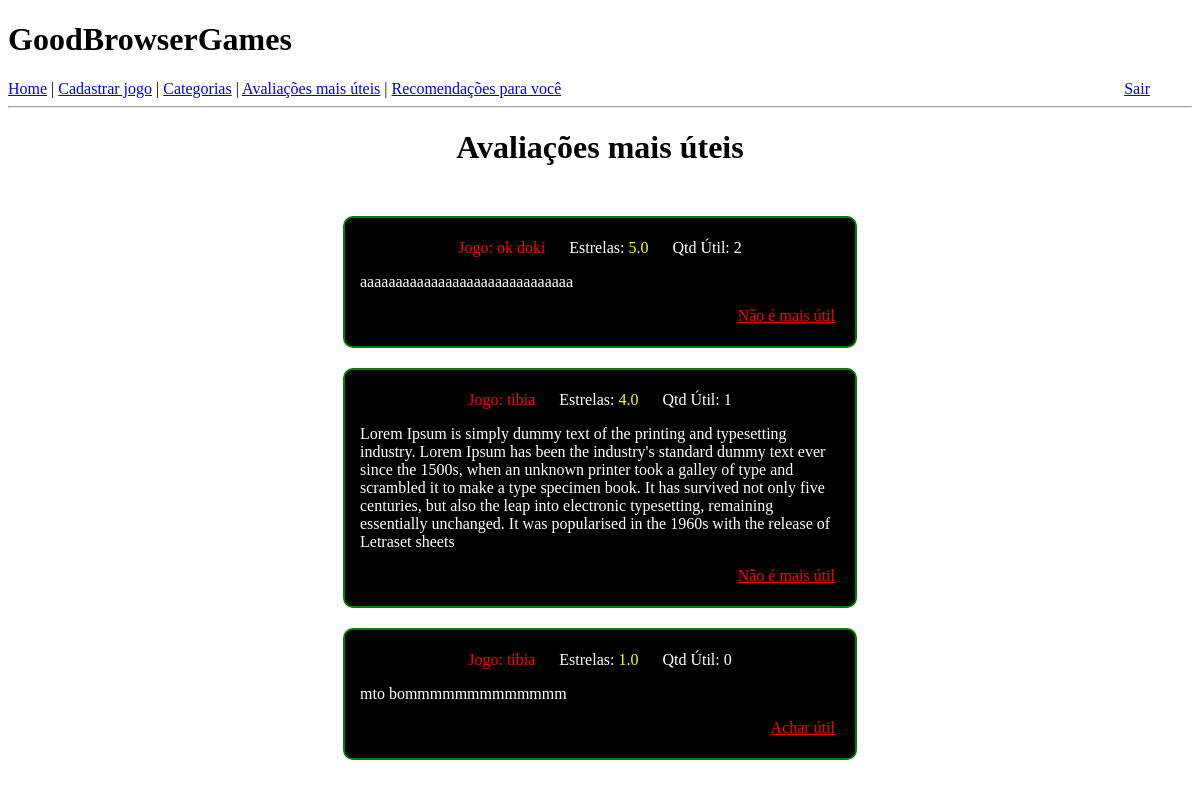
/avaliacoes-mais-uteis (signed in), run on an earlier commit of the app's database.
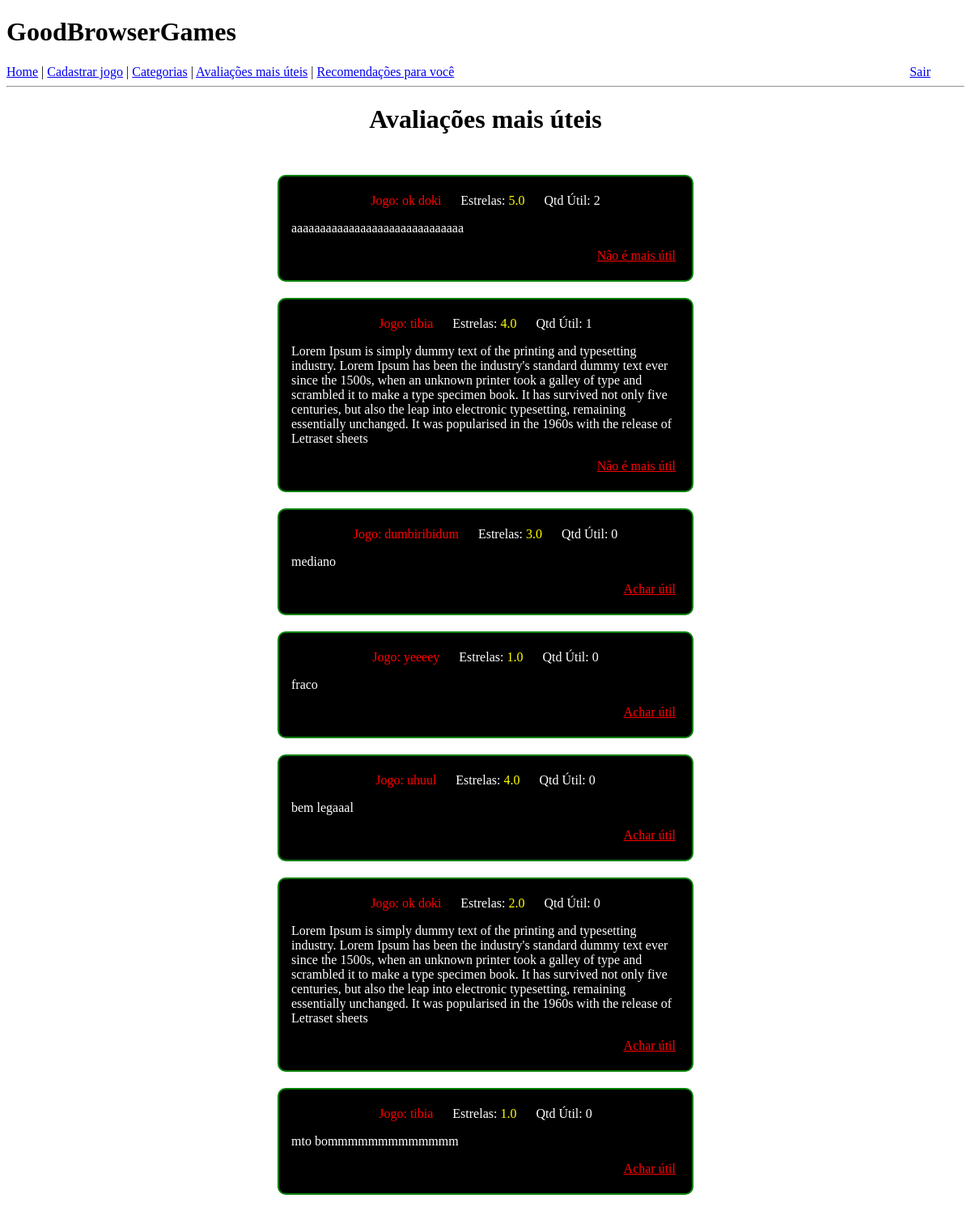
And on a later commit of the database.
### app/models.py (models this page shows)
class Jogo(db.Model):
    id = db.Column(db.Integer, primary_key=True)
    nome = db.Column(db.String(128), index=True, )
    categoria = db.Column(db.String(64), index=True)
    url_jogo = db.Column(db.String, index=True)
    url_video = db.Column(db.String, index=True)
    url_imagem = db.Column(db.String, index=True)
    descricao = db.Column(db.String, index=True)

class Avaliacao(db.Model):
    id = db.Column(db.Integer, primary_key=True)
    estrelas = db.Column(db.Float, index=True)
    texto = db.Column(db.String(255))
    qnt_util = db.Column(db.Integer, index=True, default=0)
    user_id = db.Column(db.Integer, db.ForeignKey('user.id'))
    jogo_id = db.Column(db.Integer, db.ForeignKey('jogo.id'))

### app/routes.py (the view)
@app.route("/avaliacoes-mais-uteis", methods=["GET", "POST"])
def avaliacoes_mais_uteis():
    avaliacoes = list(Avaliacao.query.order_by(Avaliacao.qnt_util.desc()))
    avals_e_jogos = {}
    ids_avaliacoes_uteis_usuario = None
    if avaliacoes:
        avaliacoes_ids = [a.id for a in avaliacoes]
        user_id_expression = VotoUtil.user_id.in_([current_user.id])
        in_expression = VotoUtil.avaliacao_id.in_(avaliacoes_ids)
        votos_util_usuario = list(VotoUtil.query.filter(user_id_expression, in_expression))
        ids_avaliacoes_uteis_usuario = [v.avaliacao_id for v in votos_util_usuario]
        for aval in avaliacoes:
            jogo = Jogo.query.filter_by(id=aval.jogo_id).first()
            avals_e_jogos[aval] = jogo.nome
    return render_template("avaliacoes_mais_uteis.html", avals_e_jogos=avals_e_jogos, avals_uteis_ids=ids_avaliacoes_uteis_usuario)

### app/models.py (called while the page is built)
@login.user_loader
def load_user(id):
    return User.query.get(int(id))

### app/templates/avaliacoes_mais_uteis.html (shortened to what this page needs)
{% extends "base.html" %}
{% block content %}
    <div id="container">
        <h1 style="margin-bottom: 50px;">Avaliações mais úteis</h1>
        {% if avals_e_jogos %}
            {% for avaliacao, nome_jogo in avals_e_jogos.items() %}
            <div class="box-avaliacao">
                <p>
                    <span style="color: red; margin-right: 20px;">Jogo: {{ nome_jogo }}</span>
                    Estrelas: <span style="color: yellow; margin-right: 20px;">{{ avaliacao.estrelas }}</span>
                    Qtd Útil: {{ avaliacao.qnt_util }}
                </p>
                <p style="text-align: left; margin: 10px;">{{ avaliacao.texto }}</p>
                {% if avaliacao.id in avals_uteis_ids %}
                    <p class="botao-util"><a href="/tirar-util/{{avaliacao.id}}/2">Não é mais útil</a></p>
                {% else %}
                    <p class="botao-util"><a href="/achar-util/{{avaliacao.id}}/2">Achar útil</a></p>
                {% endif %}
            </div>
            {% endfor %}
        {% else %}
            <h3 style="color: red;">Não temos avaliações ainda no site :(</h3>
        {% endif %}
    </div>
{% endblock %}

What changed in the data, as far as the page shows it:
now on one of the page's lists (row edited): Jogo: nome "ok doki", estrelas "2.0", qnt_util "0", texto "Lorem Ipsum is simply dummy text of the printing and typesetting industry. Lorem Ipsum has been the industry's standard dummy text ever since the 1500s, when an unknown printer took a galley of type and scrambled it to make a type specimen book. It has survived not only five centuries, but also the leap into electronic typesetting, remaining essentially unchanged. It was popularised in the 1960s with the release of Letraset sheets"
added Jogo: nome "dumbiribidum", estrelas "3.0", qnt_util "0", texto "mediano"
added Jogo: nome "yeeeey", estrelas "1.0", qnt_util "0", texto "fraco"
added Jogo: nome "uhuul", estrelas "4.0", qnt_util "0", texto "bem legaaal"
